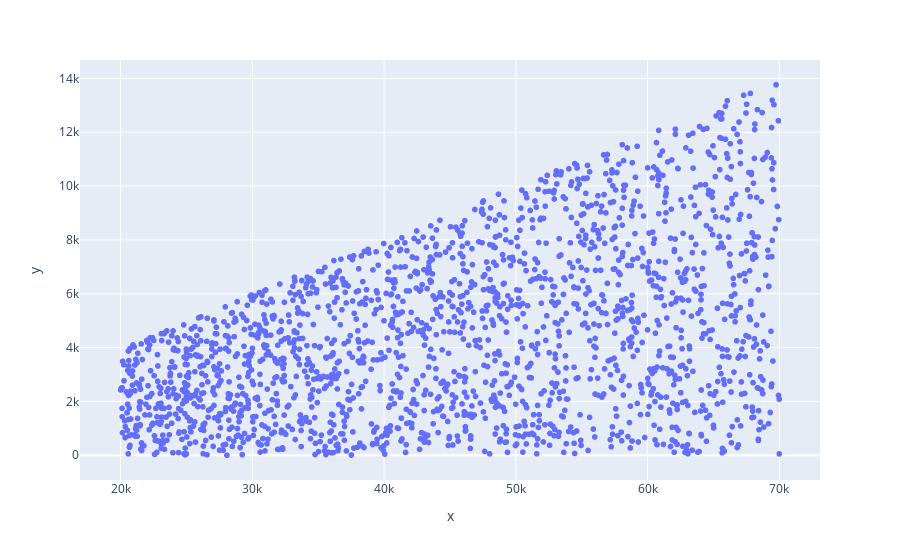

Here is the notebook cell this chart was saved with:
### Code cell
# Income x loan
g = px.scatter(x = df_credit['income'], y = df_credit['loan'])
g.show()

### Figure 1 — Plotly figure (JSON) as saved in the notebook; plotly's stock layout.template omitted (floating-point values rounded to 4 significant figures; data arrays with more than 128 entries replaced by an {"elided": "..."} marker saying what was removed)
{"data": [{"hovertemplate": "x=%{x}<br>y=%{y}<extra></extra>", "legendgroup": "", "marker": {"color": "#636efa", "symbol": "circle"}, "mode": "markers", "name": "", "showlegend": false, "type": "scattergl", "x": {"elided": "1997 float values"}, "xaxis": "x", "y": {"elided": "1997 float values"}, "yaxis": "y"}], "layout": {"legend": {"tracegroupgap": 0}, "margin": {"t": 60}, "xaxis": {"anchor": "y", "domain": [0, 1], "title": {"text": "x"}}, "yaxis": {"anchor": "x", "domain": [0, 1], "title": {"text": "y"}}}}
